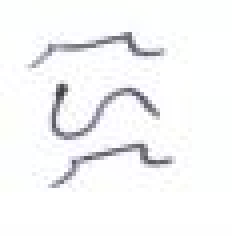
#> input picture Data collected/Abraha Yeibyo 05/30.JPG, 58 x 61 px (shown 4 times larger)
$ jupyter execute Untitled.ipynb
#> lines starting #> are read from the running program, lines starting #| are printed output that depends on the picture
[cell 1]
import cv2
import os
import random
#import matplotlib.pylab as plt
import matplotlib.pyplot as plt
from glob import glob
import pandas as pd
import numpy as np
from sklearn.model_selection import train_test_split

[cell 2]
trainingDigits="/home/berhe/Desktop/Geni_Project//Hand-written-digit-Recognition-Project/Data collected"

[cell 3]
fileNames=[]
fileFolders=[]
imageDir=[]
imageLabels=[]
for subdir, dirs,i in os.walk(trainingDigits):
    fileNames.append(i)
    fileFolders.append(subdir)
    for k in i:
        file=subdir+'/'+k
        imageLabels.append(k.split('.')[0])
        imageDir.append(file)

[cell 4]
len(imageDir),len(imageLabels)

[cell 5]
for i in range(len(imageLabels)):
    if len(imageLabels[i])==1:
        print(imageLabels[i])

[cell 6]
a=set(imageLabels)

[cell 7]
a

[cell 8]
r = random.sample(imageDir, 3)
r

# Matplotlib black magic
plt.figure(figsize=(16,16))
plt.subplot(131)
plt.imshow(cv2.imread(r[0]))

plt.subplot(132)
plt.imshow(cv2.imread(r[1]))
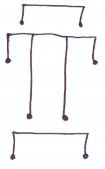
#> input picture Data collected/Abeba Haftu 04/80.JPG, 105 x 169 px

plt.subplot(133)
plt.imshow(cv2.imread(r[2]));
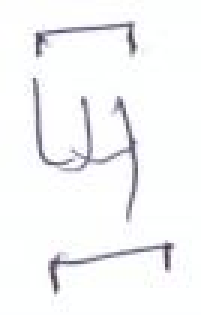
#> input picture Data collected/Abeba Araya/40.JPG, 67 x 105 px (shown 3 times larger)
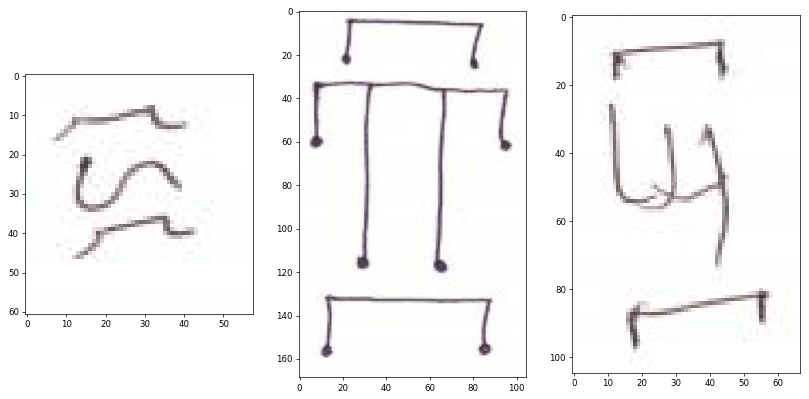
#> figure drawn by matplotlib, 3 panels; B, G, R data is drawn as R, G, B
